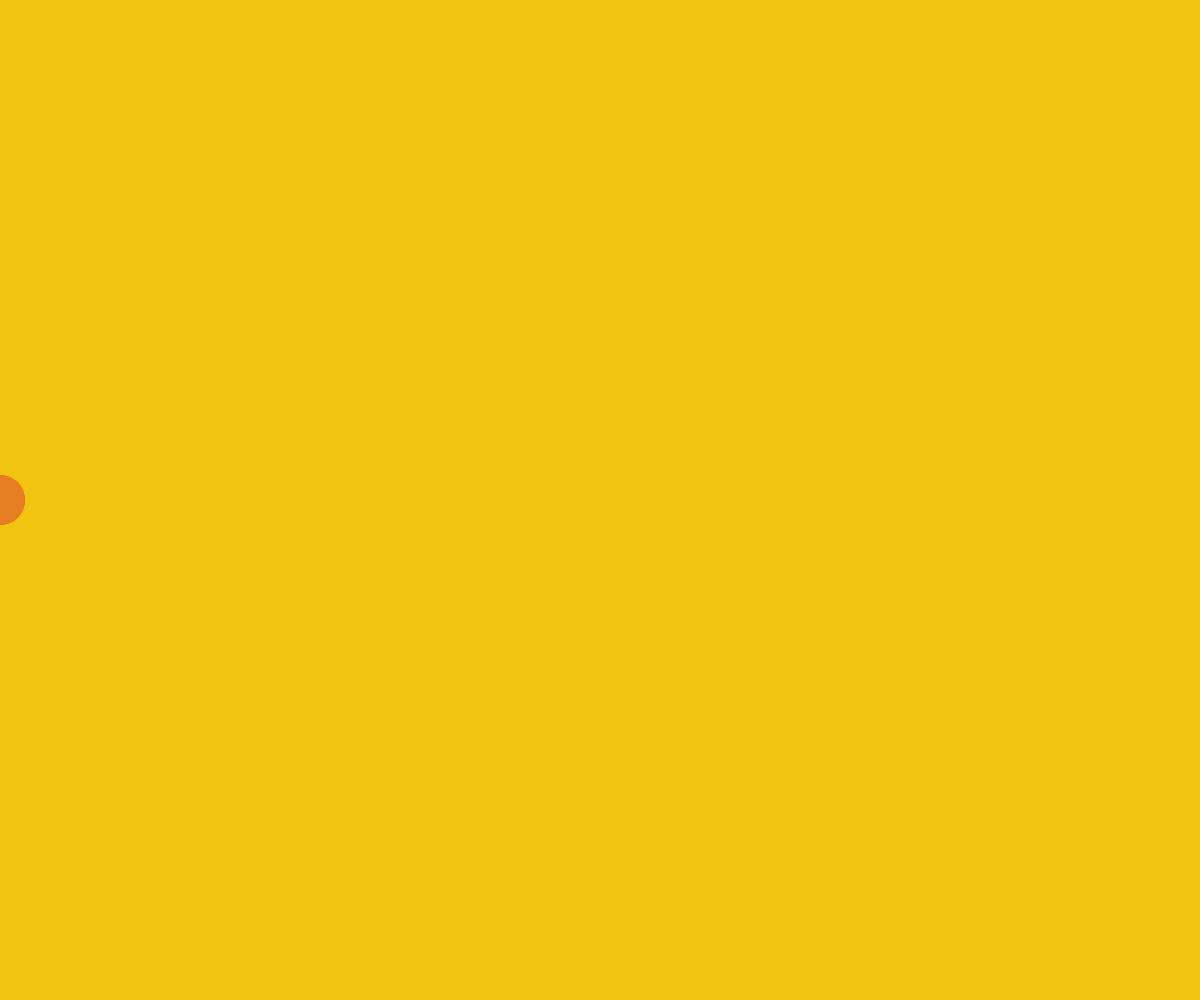
Frame 1 (no input)
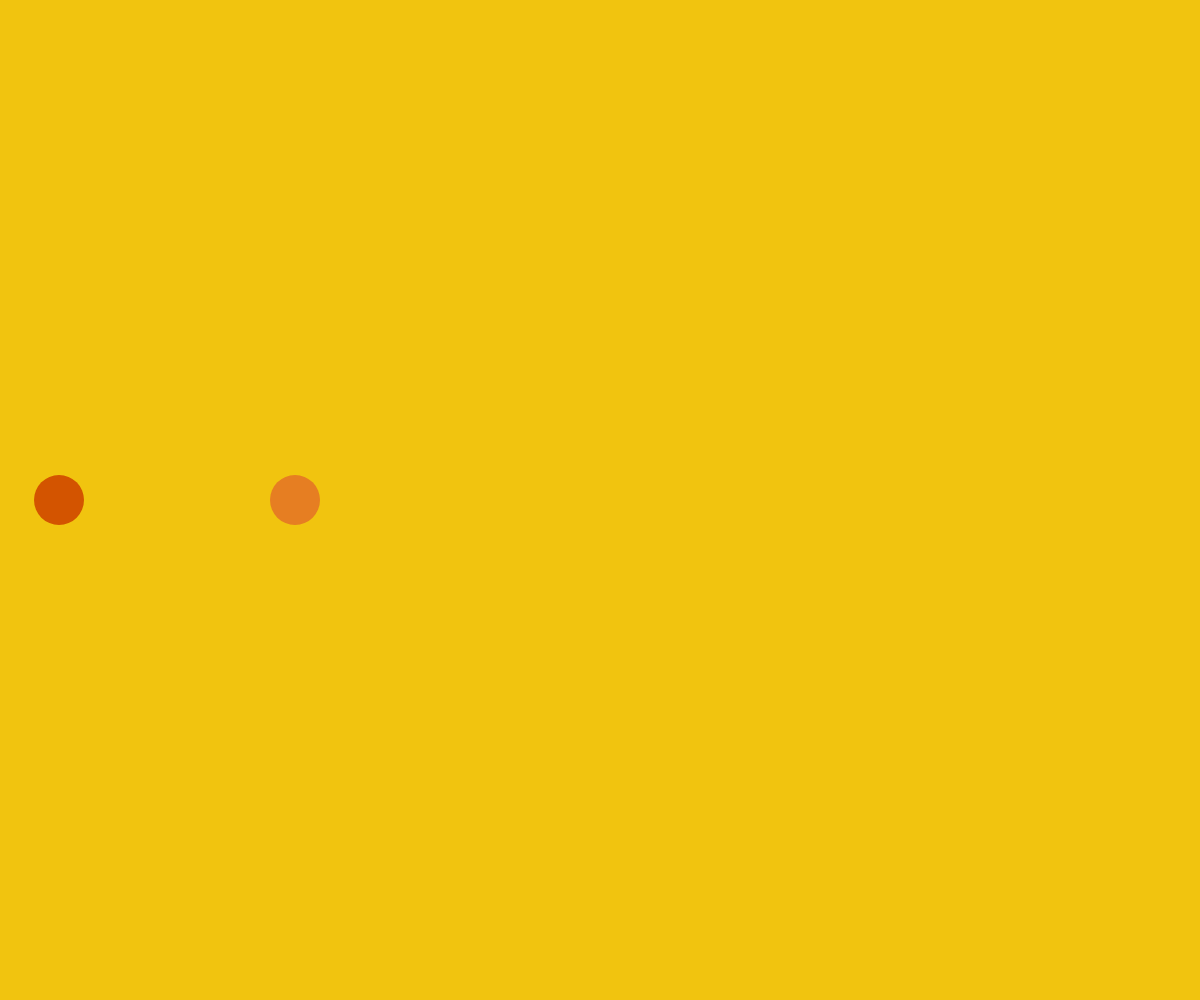
Frame 60 (no input)
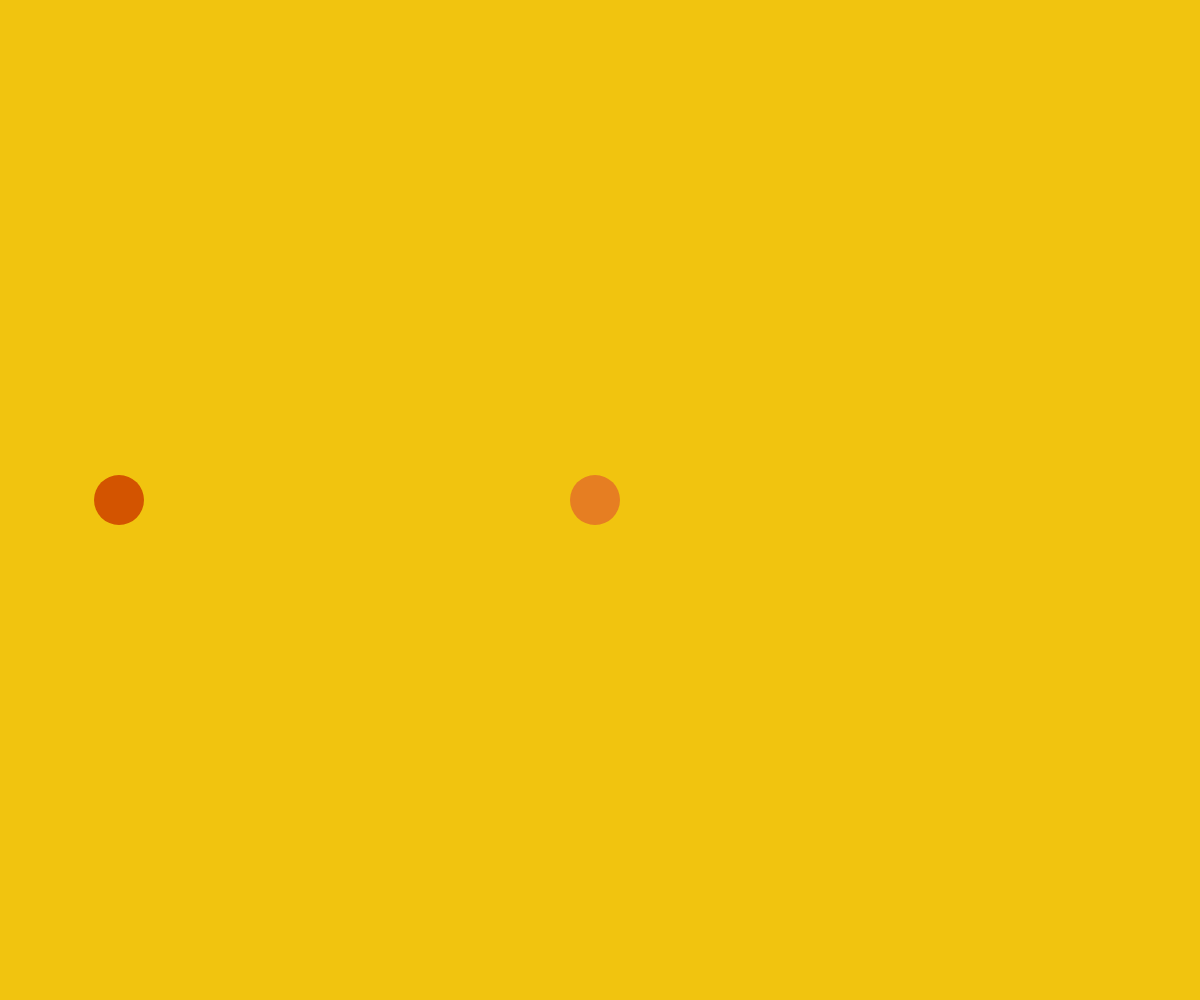
Frame 120 (the mouse pressed at the canvas centre since frame 60)

The p5.js sketch that drew these frames (run headless with seeded random() and noise() and a simulated clock; from frame 60 on, the mouse is pressed at the canvas centre):

// p5.js sketch
// ── sketch.js
var slow_circle_x = 0;
var fast_circle_x = 0;

var slow_circle_size;

function setup() {
  createCanvas(window.innerWidth, window.innerHeight);
  noStroke();
}

function draw() {
  background(241, 196, 15);
  
  slow_circle_size = 50; // set the size of the circle
  
  if(random(10) > 9) {
    slow_circle_size = 60;
  }
  
  fill(211, 84, 0);
  ellipse(slow_circle_x, height/2, slow_circle_size, slow_circle_size);
  slow_circle_x += 1;
  
  fill(230, 126, 34);
  ellipse(fast_circle_x, height/2, 50, 50);
  fast_circle_x += 5;
  
  if(slow_circle_x > (width + 25)) {
    slow_circle_x = 0;
  }
  
  if(fast_circle_x > (width + 25)) {
    fast_circle_x = 0;
  }
}
